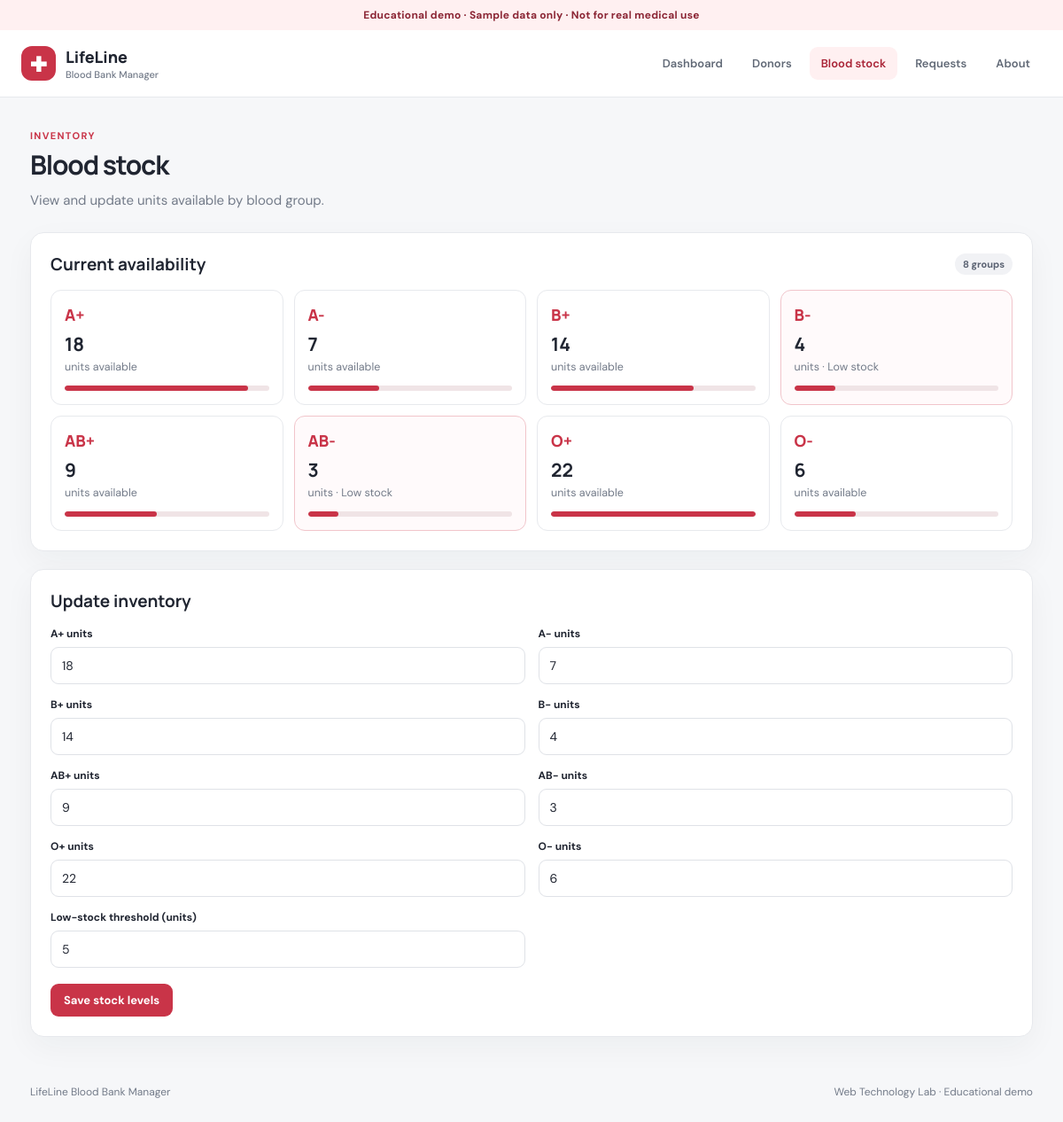
The page /stock.php on the database its author committed.
### tables this page shows
CREATE TABLE IF NOT EXISTS blood_stock (
  blood_group ENUM('A+','A-','B+','B-','AB+','AB-','O+','O-') PRIMARY KEY,
  units INT UNSIGNED NOT NULL DEFAULT 0,
  low_stock_threshold INT UNSIGNED NOT NULL DEFAULT 5,
  updated_at TIMESTAMP NOT NULL DEFAULT CURRENT_TIMESTAMP ON UPDATE CURRENT_TIMESTAMP
);

### config.php (called while the page is built, shortened)
<?php
function db(): PDO
{
    $pdo = new PDO('mysql:host=' . DB_HOST . ';dbname=' . DB_NAME . ';charset=utf8mb4', DB_USER, DB_PASS, [
        PDO::ATTR_ERRMODE => PDO::ERRMODE_EXCEPTION,
        PDO::ATTR_DEFAULT_FETCH_MODE => PDO::FETCH_ASSOC,
        PDO::ATTR_EMULATE_PREPARES => false,
    ]);
    return $pdo;
}
function e(mixed $value): string
{
    return htmlspecialchars((string)$value, ENT_QUOTES | ENT_SUBSTITUTE, 'UTF-8');
}

### stock.php (the view, shortened to what this page needs)
<?php
require_once __DIR__.'/config.php';
$stock=db()->query('SELECT * FROM blood_stock ORDER BY FIELD(blood_group,"A+","A-","B+","B-","AB+","AB-","O+","O-")')->fetchAll();$threshold=(int)($stock[0]['low_stock_threshold']??5);$pageTitle='Blood stock';require __DIR__.'/includes/header.php';
?>
<section class="page-head"><div><div class="eyebrow">Inventory</div><h1>Blood stock</h1><p class="subtext">View and update units available by blood group.</p></div></section>
<section class="panel"><div class="panel-title"><h2>Current availability</h2><span class="badge">8 groups</span></div><div class="blood-grid"><?php foreach($stock as $s):$low=(int)$s['units']<(int)$s['low_stock_threshold'];?><div class="blood-cell <?= $low?'stock-low':'' ?>"><div class="blood-type"><?= e($s['blood_group']) ?></div><div class="blood-units"><?= (int)$s['units'] ?></div><small>units <?= $low?'· Low stock':'available' ?></small><div class="progress"><i style="width:<?= min(100,(int)$s['units']*5) ?>%"></i></div></div><?php endforeach;?></div></section>
<section class="panel"><div class="panel-title"><h2>Update inventory</h2></div><form method="post"><input type="hidden" name="csrf" value="<?= e(csrf_token()) ?>"><div class="form-grid"><?php foreach($stock as $s):?><div class="field"><label for="u-<?= e($s['blood_group']) ?>"><?= e($s['blood_group']) ?> units</label><input id="u-<?= e($s['blood_group']) ?>" name="units[<?= e($s['blood_group']) ?>]" type="number" min="0" max="10000" required value="<?= (int)$s['units'] ?>"></div><?php endforeach;?><div class="field"><label for="threshold">Low-stock threshold (units)</label><input id="threshold" name="threshold" type="number" min="1" max="500" required value="<?= $threshold ?>"></div></div><div class="form-actions"><button class="btn">Save stock levels</button></div></form></section>
<?php require __DIR__.'/includes/footer.php'; ?>

### includes/header.php (shortened to what this page needs)
<?php
$current = basename($_SERVER['PHP_SELF']);
?>
<!doctype html>
<html lang="en">
<head>
  <link rel="stylesheet" href="css/style.css">
</head>
<body>
<div class="demo-banner">Educational demo · Sample data only · Not for real medical use</div>
<header class="topbar"><a class="brand" href="index.php"><span class="brand-mark">✚</span><span>LifeLine<small>Blood Bank Manager</small></span></a>
<nav class="nav-links"><a class="<?= $current==='index.php'?'active':'' ?>" href="index.php">Dashboard</a><a class="<?= $current==='donors.php'?'active':'' ?>" href="donors.php">Donors</a><a class="<?= $current==='stock.php'?'active':'' ?>" href="stock.php">Blood stock</a><a class="<?= $current==='requests.php'?'active':'' ?>" href="requests.php">Requests</a><a class="<?= $current==='about.php'?'active':'' ?>" href="about.php">About</a></nav></header>
<main class="container">

### includes/footer.php
</main><footer class="footer"><span>LifeLine Blood Bank Manager</span><span>Web Technology Lab · Educational demo</span></footer>
<script src="js/app.js"></script></body></html>

### css/style.css (style rules this page uses)
:root { --red:#c93448;--red-dark:#a92336;--ink:#202531;--muted:#737b89;--line:#e7e9ed;--paper:#f6f7f9;--white:#fff;--green:#23835d;--amber:#a66b14;--shadow:0 12px 35px #2025310b }
* { box-sizing:border-box }
body { margin:0;background:var(--paper);color:var(--ink);font:15px 'DM Sans',Arial,sans-serif }
.demo-banner { text-align:center;background:#fff0f1;color:#8b2635;padding:9px;font-size:12px;font-weight:700;letter-spacing:.02em }
.topbar { height:76px;padding:0 max(calc((100vw - 1180px)/2),24px);background:#fff;border-bottom:1px solid var(--line);display:flex;align-items:center;justify-content:space-between;gap:24px }
.brand { display:flex;align-items:center;gap:11px;color:var(--ink);text-decoration:none;font:800 18px Manrope,sans-serif }
.brand-mark { height:39px;width:39px;display:grid;place-items:center;border-radius:12px;background:var(--red);color:white;font-size:23px }
.brand small { display:block;font:500 11px 'DM Sans',sans-serif;color:var(--muted);margin-top:1px }
.nav-links { display:flex;align-items:center;gap:7px }
.nav-links a { padding:10px 13px;border-radius:9px;text-decoration:none;color:#626a77;font-weight:600;font-size:13px }
.nav-links a:hover,.nav-links a.active { background:#fff0f1;color:var(--red-dark) }
.container { max-width:1180px;margin:36px auto;padding:0 24px;min-height:calc(100vh - 190px) }
.page-head { display:flex;align-items:flex-end;justify-content:space-between;gap:18px;margin-bottom:24px }
.eyebrow { font-size:11px;font-weight:700;letter-spacing:.12em;text-transform:uppercase;color:var(--red) }
h1,h2,h3 { font-family:Manrope,sans-serif;margin:5px 0 8px }
h1 { font-size:30px;letter-spacing:-.04em }
h2 { font-size:19px }
.subtext { color:var(--muted);margin:0;line-height:1.6 }
.card,.panel { background:var(--white);border:1px solid var(--line);border-radius:15px;box-shadow:var(--shadow) }
.panel { padding:22px;margin-bottom:20px }
.panel-title { display:flex;align-items:center;justify-content:space-between;margin-bottom:16px }
.panel-title h2 { margin:0 }
.blood-grid { display:grid;grid-template-columns:repeat(4,1fr);gap:12px }
.blood-cell { border:1px solid var(--line);border-radius:12px;padding:15px }
.blood-type { font:800 18px Manrope;color:var(--red) }
.blood-units { font:700 21px Manrope;margin:7px 0 1px }
.blood-cell small { color:var(--muted) }
.progress { height:6px;background:#f0e4e6;border-radius:6px;margin-top:12px;overflow:hidden }
.progress i { display:block;height:100%;background:var(--red);border-radius:6px }
.badge { display:inline-block;border-radius:30px;padding:5px 9px;background:#f1f2f5;color:#596171;font-size:11px;font-weight:700 }
.btn { display:inline-flex;justify-content:center;align-items:center;gap:7px;padding:10px 15px;border:0;border-radius:9px;background:var(--red);color:#fff;text-decoration:none;font:700 13px 'DM Sans',sans-serif;cursor:pointer }
.form-grid { display:grid;grid-template-columns:repeat(2,1fr);gap:15px }
.field { display:flex;flex-direction:column;gap:7px }
label { font-weight:700;font-size:12px }
input,select,textarea { width:100%;padding:11px 12px;border:1px solid #dfe2e7;border-radius:9px;background:white;color:var(--ink);font:14px 'DM Sans',sans-serif }
.form-actions { display:flex;gap:9px;margin-top:18px }
.stock-low { border-color:#f1c5cb;background:#fffafb }
.footer { max-width:1180px;margin:auto;padding:18px 24px 26px;display:flex;justify-content:space-between;color:var(--muted);font-size:12px }

### rows shown on the page
blood_stock: blood_group "A+", units "18", shows "available", threshold "5"
blood_stock: blood_group "A-", units "7", low_stock_threshold "available"
blood_stock: blood_group "B+", units "14", low_stock_threshold "available"
blood_stock: blood_group "B-", units "4", low_stock_threshold "· Low stock"
blood_stock: blood_group "AB+", units "9", low_stock_threshold "available"
blood_stock: blood_group "AB-", units "3", low_stock_threshold "· Low stock"
blood_stock: blood_group "O+", units "22", low_stock_threshold "available"
blood_stock: blood_group "O-", units "6", low_stock_threshold "available"
